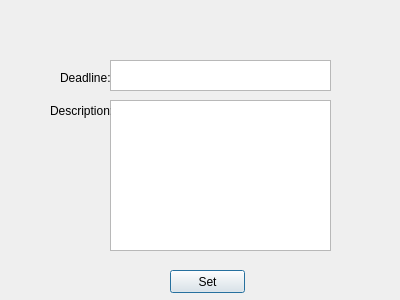
<?xml version="1.0" encoding="UTF-8"?>
<ui version="4.0">
 <class>addTask2</class>
 <widget class="QDialog" name="addTask2">
  <property name="geometry">
   <rect>
    <x>0</x>
    <y>0</y>
    <width>400</width>
    <height>300</height>
   </rect>
  </property>
  <property name="windowTitle">
   <string>Dialog</string>
  </property>
  <widget class="QTextEdit" name="setDeadline">
   <property name="geometry">
    <rect>
     <x>110</x>
     <y>60</y>
     <width>221</width>
     <height>31</height>
    </rect>
   </property>
  </widget>
  <widget class="QLabel" name="label_1">
   <property name="geometry">
    <rect>
     <x>60</x>
     <y>70</y>
     <width>51</width>
     <height>16</height>
    </rect>
   </property>
   <property name="text">
    <string>Deadline:</string>
   </property>
  </widget>
  <widget class="QPushButton" name="set">
   <property name="geometry">
    <rect>
     <x>170</x>
     <y>270</y>
     <width>75</width>
     <height>23</height>
    </rect>
   </property>
   <property name="text">
    <string>Set</string>
   </property>
  </widget>
  <widget class="QTextEdit" name="description">
   <property name="geometry">
    <rect>
     <x>110</x>
     <y>100</y>
     <width>221</width>
     <height>151</height>
    </rect>
   </property>
  </widget>
  <widget class="QLabel" name="label_2">
   <property name="geometry">
    <rect>
     <x>50</x>
     <y>100</y>
     <width>61</width>
     <height>21</height>
    </rect>
   </property>
   <property name="text">
    <string>Description:</string>
   </property>
  </widget>
 </widget>
 <resources/>
 <connections/>
</ui>
